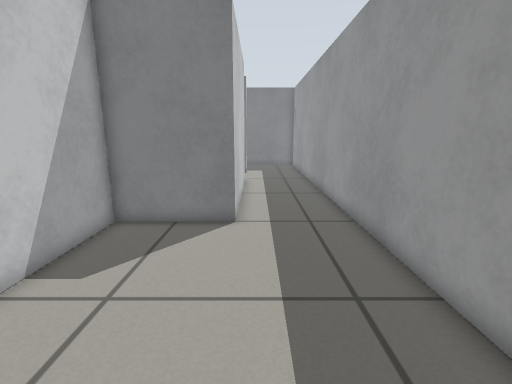
[1] (above)

18 first-person views from a walk through a world built for the Gazebo simulator. The camera is 0.65 m above the floor, tilts 12° down and sees 85° across. The floor is counted in squares, 0.2 m on a side. Each view is taken from the middle of a square. On the plan, view 1 faces up. The plan holds only what a view shows up to about 20 squares ahead; the rest is blank.

[2]
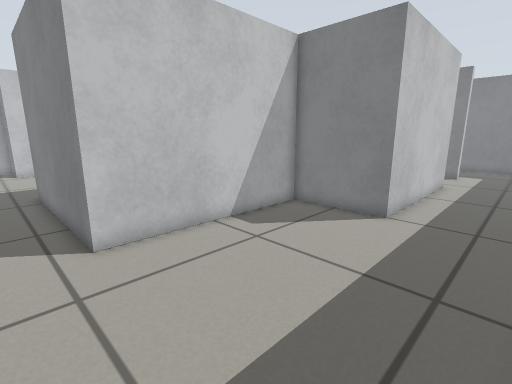

[3]
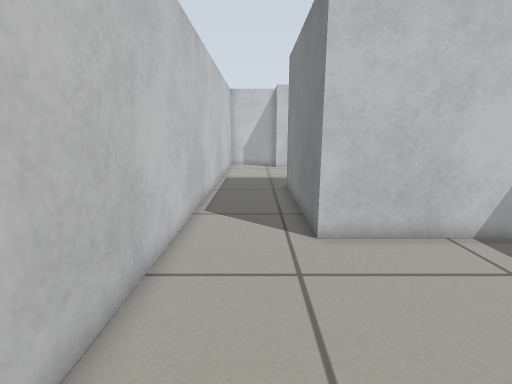

[4]
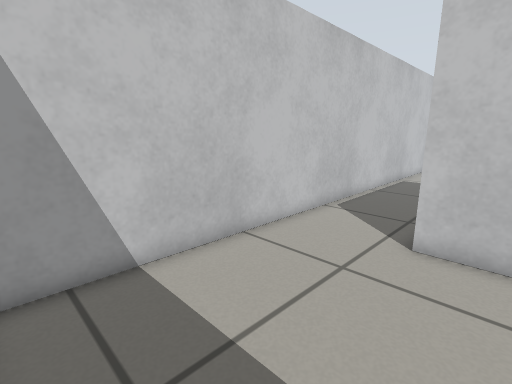

[5]
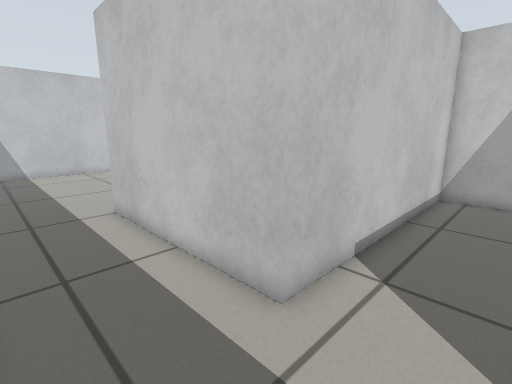

[6]
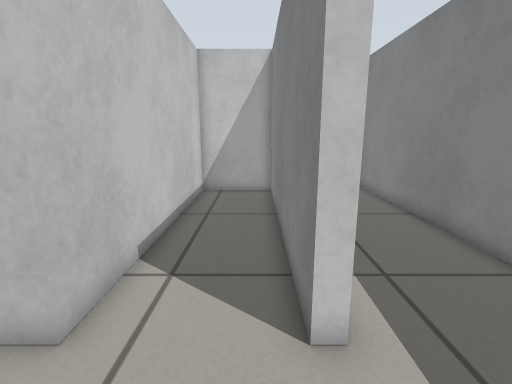

[7]
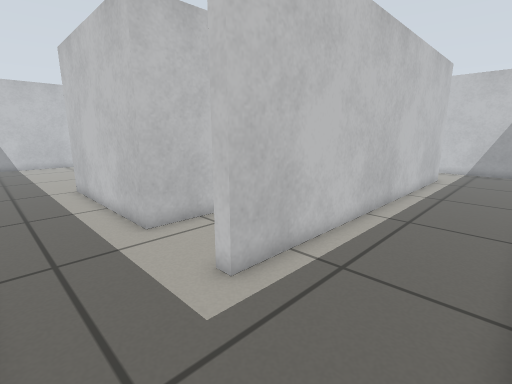

[8]
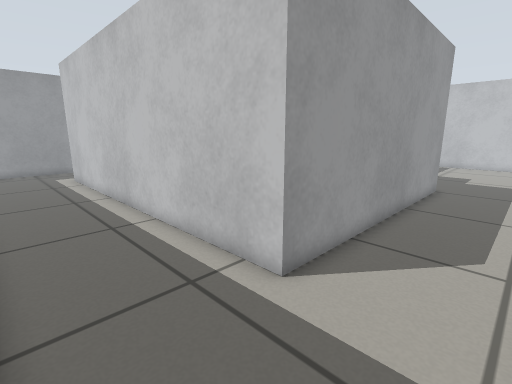

[9]
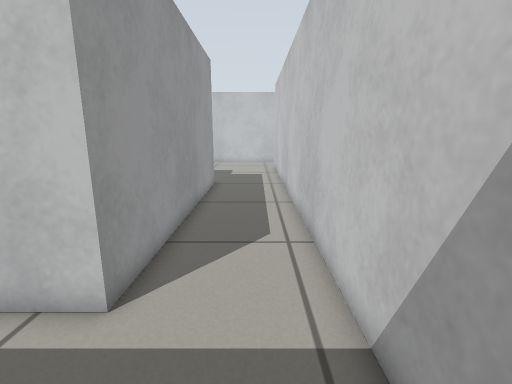

[10]
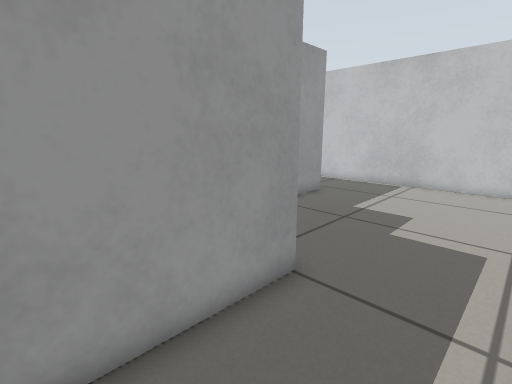

[11]
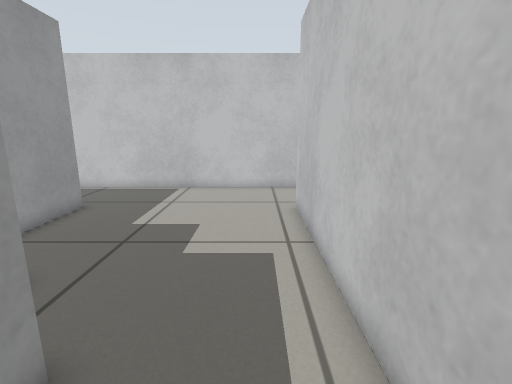

[12]
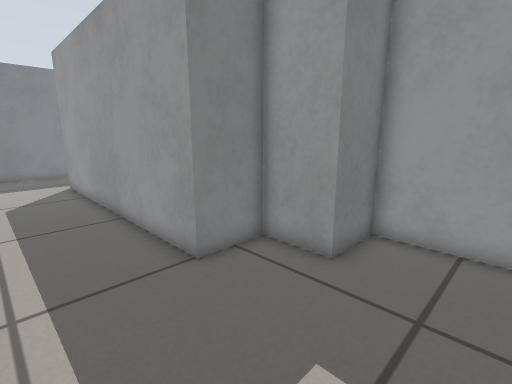

[13]
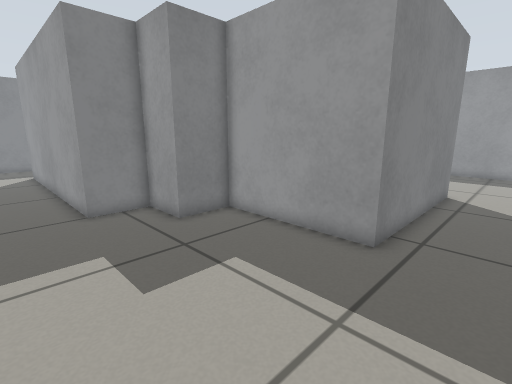

[14]
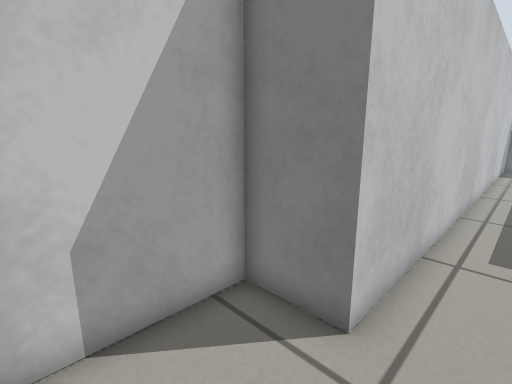

[15]
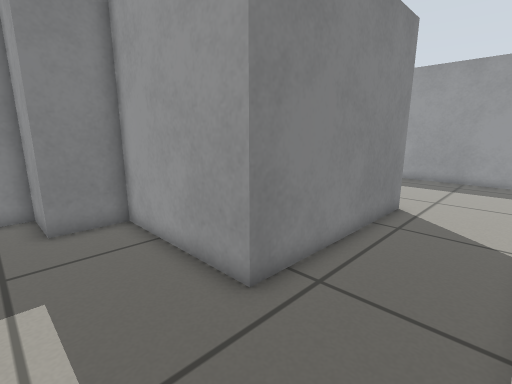

[16]
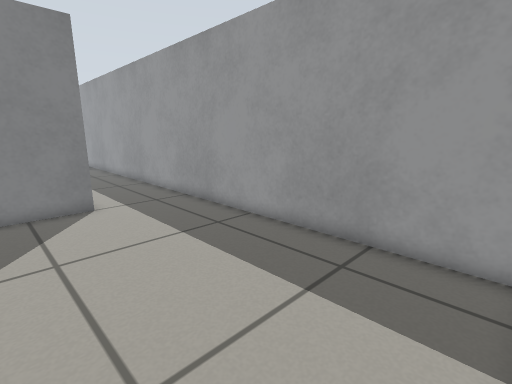

[17]
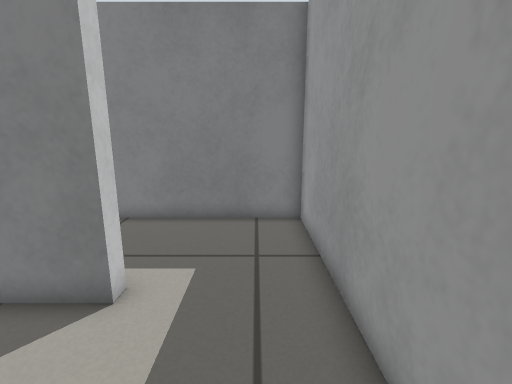

[18]
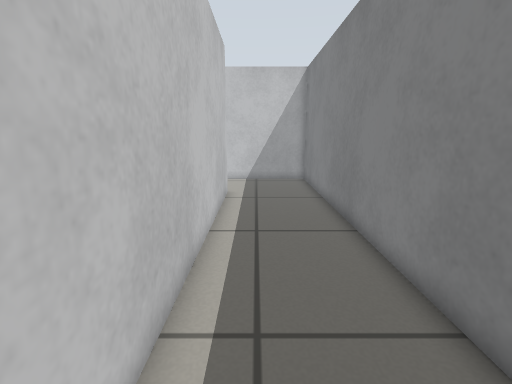

### Floor plan
Points are (right, up) in squares from view 1. A wall is a line through its corners. A room is listed if a view was taken in it or the views show most of it. See-through windows are left out.
Room 1 (views 1, 2, 3, 4, 5, 6, 17)
walls: (-0.8, 22.8) (-12.8, 22.8) (-12.8, 18.9) (-0.8, 18.9) (-0.8, 9.9) (-5.3, 9.9) (-5.3, 0.9); (3.7, -3) (3.7, 22.4); (-3.6, -3.6) (3.1, -3.6)
ways out: opening at (-4.2, -1.5) to room 2; opening at (1.5, 23) to room 2
Room 2 (views 7, 8, 9, 10, 11, 12, 13, 14, 15, 16, 18)
walls: (-24.5, -3.6) (-3.6, -3.6); (-5.3, 0.9) (-14.3, 0.9) (-14.3, 7.4) (-16.8, 7.4) (-16.8, 9.9) (-19.3, 9.9) (-19.3, 23.4) (-0.8, 23.4) (-0.8, 22.8); (3.7, 22.4) (3.7, 28.4) (-23.8, 28.4) (-23.8, 0.9) (-26.3, 0.9) (-26.3, -3.2)
ways out: opening at (-4.2, -1.5) to room 1; opening at (1.5, 23) to room 1

Where each view was taken, in squares from view 1:
view 1: 0 up, 0 right, facing up
view 2: 1 down, 3 right, facing up-left
view 3: 1 down, 3 right, facing left
view 4: 3 up, 3 right, facing down-left
view 5: 22 up, 3 right, facing down-left
view 6: 22 up, 3 right, facing left
view 7: 28 up, 3 right, facing down-left
view 8: 28 up, 23 left, facing down-right
view 9: 28 up, 22 left, facing down
view 10: 15 up, 23 left, facing down-right
view 11: 13 up, 22 left, facing down
view 12: 4 up, 23 left, facing up-right
view 13: 2 down, 22 left, facing up-right
view 14: 3 down, 22 left, facing up-left
view 15: 3 down, 18 left, facing up-right
view 16: 3 down, 4 left, facing up-right
view 17: 18 up, 2 right, facing up
view 18: 25 up, 4 left, facing left
